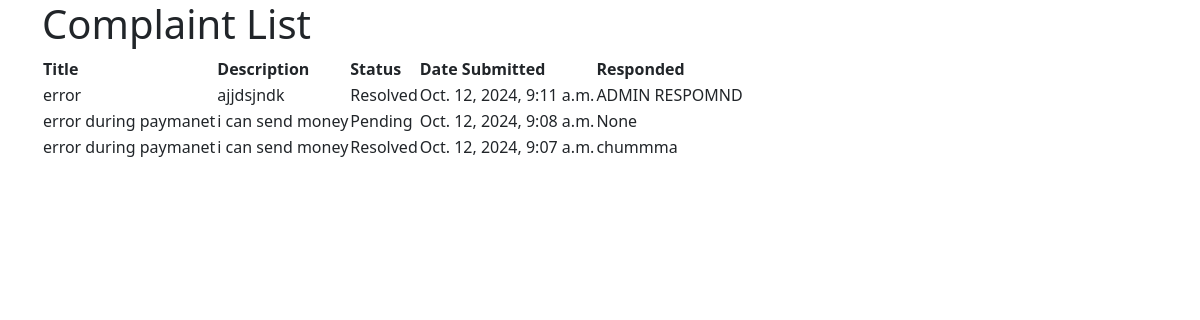
The app's page /User/complaint-list/ (signed in) with its own data.
### User/models.py (models this page shows)
class Complaint(models.Model):
    STATUS_CHOICES = (
        ('pending', 'Pending'),
        ('resolved', 'Resolved'),
        ('rejected', 'Rejected'),
    )
    user = models.ForeignKey(User, on_delete=models.CASCADE, related_name='complaints')  # Link to the user
    title = models.CharField(max_length=255)  # Title of the complaint
    description = models.TextField()  # Detailed description of the complaint
    created_at = models.DateTimeField(default=timezone.now)  # Date and time of complaint creation
    status = models.CharField(max_length=10, default='unresolved')   # Current status of the complaint
    response = models.TextField(blank=True, null=True)  # Admin's response to the complaint
    responded_at = models.DateTimeField(blank=True, null=True)

### User/views.py (the view)
# urls.py: path('complaint-list/', views.complaint_list, name='complaint_list'),
def complaint_list(request):
    if 'Uid' not in request.session:
        messages.error(request, "You need to be logged in to view your complaints.")
        return redirect('User:login')
    user = User.objects.get(id=request.session['Uid'])
    complaints = Complaint.objects.filter(user=user).order_by('-created_at')
    return render(request, 'User/complaint_list.html', {'complaints': complaints})

### User/templates/User/complaint_list.html (shortened to what this page needs)
<!DOCTYPE html>
<html lang="en">
<head>
    <link href="https://cdn.jsdelivr.net/npm/bootstrap@5.3.3/dist/css/bootstrap.min.css" rel="stylesheet">
</head>
<body>
    <div class="container">
        <h1>Complaint List</h1>
        <table>
            <thead>
                <tr>
                    <th>Title</th>
                    <th>Description</th>
                    <th>Status</th>
                    <th>Date Submitted</th>
                    <th>Responded </th>
                </tr>
            </thead>
            <tbody>
                {% for complaint in complaints %}
                    <tr>
                        <td>{{ complaint.title }}</td>
                        <td>{{ complaint.description }}</td>
                        <td class="status {% if complaint.status == 'resolved' %}resolved{% else %}unresolved{% endif %}">
                            {{ complaint.status|title }}
                        </td>
                        <td>{{ complaint.created_at }}</td>
                        <td>{{ complaint.response }}</td>
                    </tr>
                {% empty %}
                    <tr>
                        <td colspan="4">No complaints found.</td>
                    </tr>
                {% endfor %}
            </tbody>
        </table>
    </div>
</body>
</html>

### records on screen
Complaint: title "error", description "ajjdsjndk", status "Resolved", created_at "Oct. 12, 2024, 9:11 a.m.", response "ADMIN RESPOMND"
Complaint: title "error during paymanet", description "i can send money", status "Pending", created_at "Oct. 12, 2024, 9:08 a.m.", response "None"
Complaint: title "error during paymanet", description "i can send money", status "Resolved", created_at "Oct. 12, 2024, 9:07 a.m.", response "chummma"
